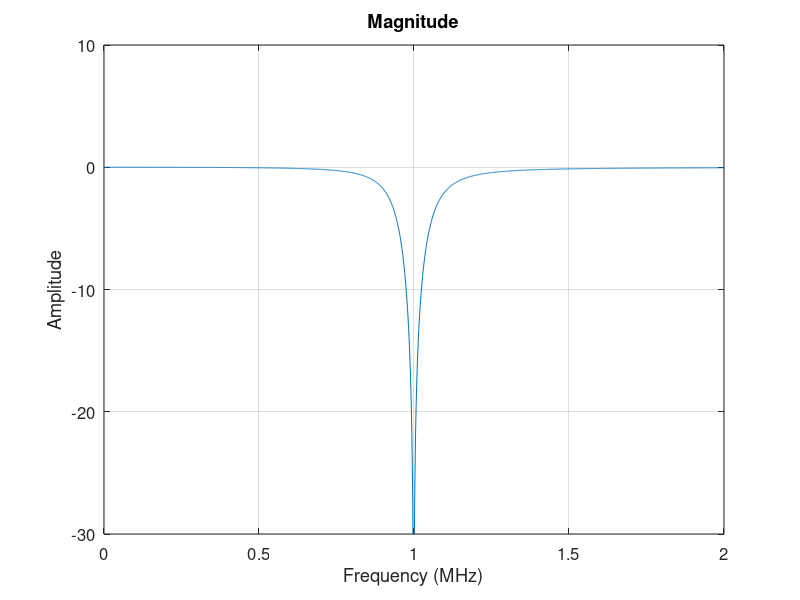

Write the MATLAB code that produced this figure.

%RLC Function Example 
%Matthew Townsend

function r = RLC()
  Resistance = 50.0; %Ohms
  Capacitor = 470.0e-12; %Farads
  Inductor = 54.0e-6; %Henries
  tau = (Resistance*Capacitor);
  omega_LC = 1.0/(sqrt(Inductor*Capacitor));
  omega = [0.0:1.0e3:2.0e6]*2.0*pi;
  
  k_squared = sqrt(1-(omega/omega_LC).^2);
  k_fourth = k_squared.^4;
  denominator = k_squared.^4+(omega*tau).^2;
  imaginary = k_squared.^2 .* omega*tau;
  final = k_fourth./denominator - i*imaginary./denominator;
  
  plot(omega/2/pi/1e6,20*log10(abs(final)))
  xlim([0 2.0]);
  ylim([-30.0 10.0]);
  set(gca,"fontsize",12);
  grid("on");
  title("Magnitude");
  xlabel("Frequency (MHz)");
  ylabel("Amplitude");
endfunction


 